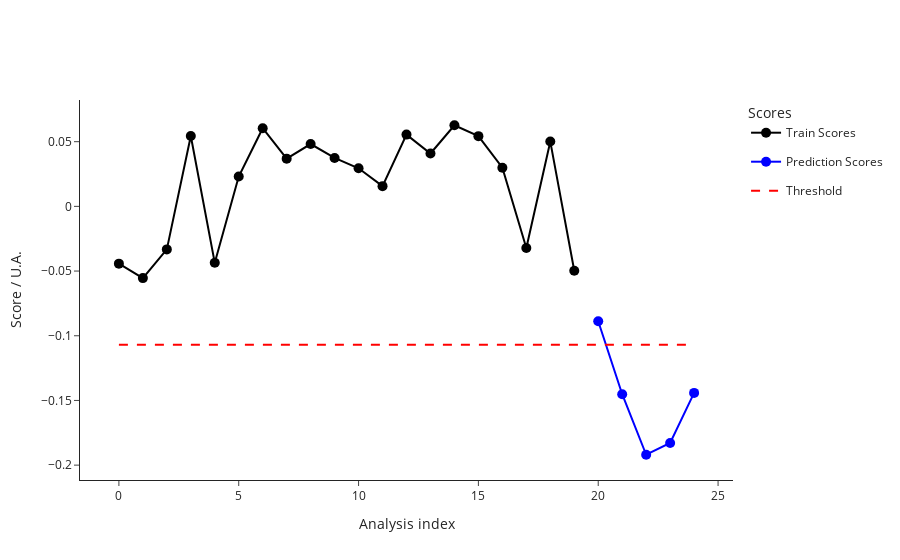

The cell this chart's notebook holds for it:
### Code cell
test2_data = pd.read_csv("dev/test2_features.csv")
test2_metadata = pd.read_csv("dev/test2_metadata.csv")
ana.predict(test2_data, test2_metadata)
outliers_test2 = ana.test_prediction_outliers()
print(outliers_test2)
fig_test2_scores = ana.plot_scores()
fig_test2_scores.write_image("dev/figures/fig_test2_scores.png", width=1100, height= 350, scale = 3)
fig_test2_scores.show()

### Figure 1 — Plotly figure (JSON) as saved in the notebook; plotly's stock layout.template omitted (floating-point values rounded to 4 significant figures)
{"data": [{"hovertemplate": ["<b>index: </b>18<br><b>name: </b>210812_Pac--005<br><b>path: </b>D:/ExtractedSignals\\210812_Pac 2021-08-12 10-30-07\\210812_Pac--005.D<br><b>batch: </b>210812_Pac 2021-08-12 10-30-07<br><b>batch_position: </b>5<br><b>idle_time: </b>39.0<br><b>sample: </b>NaCl 0,9%<br><b>method: </b>SAA_411_Pac.M<br><b>timestamp: </b>2021-08-12 10:50:23<br><b>detector: </b>G1315C<br><b>pump: </b>G7110B<br><b>start_time: </b>2021-08-12 10:50:57<br><b>end_time: </b>2021-08-12 10:54:57<br><b>runtime: </b>239.7000000000036", "<b>index: </b>19<br><b>name: </b>210812_Pac--006<br><b>path: </b>D:/ExtractedSignals\\210812_Pac 2021-08-12 10-30-07\\210812_Pac--006.D<br><b>batch: </b>210812_Pac 2021-08-12 10-30-07<br><b>batch_position: </b>6<br><b>idle_time: </b>39.0<br><b>sample: </b>Blank<br><b>method: </b>SAA_411_Pac.M<br><b>timestamp: </b>2021-08-12 10:55:02<br><b>detector: </b>G1315C<br><b>pump: </b>G7110B<br><b>start_time: </b>2021-08-12 10:55:36<br><b>end_time: </b>2021-08-12 10:59:36<br><b>runtime: </b>239.7000000000036", "<b>index: </b>20<br><b>name: </b>210812_Pac--007<br><b>path: </b>D:/ExtractedSignals\\210812_Pac 2021-08-12 10-30-07\\210812_Pac--007.D<br><b>batch: </b>210812_Pac 2021-08-12 10-30-07<br><b>batch_position: </b>7<br><b>idle_time: </b>39.0<br><b>sample: </b>0.025 mg/ml<br><b>method: </b>SAA_411_Pac.M<br><b>timestamp: </b>2021-08-12 10:59:41<br><b>detector: </b>G1315C<br><b>pump: </b>G7110B<br><b>start_time: </b>2021-08-12 11:00:15<br><b>end_time: </b>2021-08-12 11:04:15<br><b>runtime: </b>239.7000000000036", "<b>index: </b>21<br><b>name: </b>210812_Pac--008<br><b>path: </b>D:/ExtractedSignals\\210812_Pac 2021-08-12 10-30-07\\210812_Pac--008.D<br><b>batch: </b>210812_Pac 2021-08-12 10-30-07<br><b>batch_position: </b>8<br><b>idle_time: </b>39.0<br><b>sample: </b>Blank<br><b>method: </b>SAA_411_Pac.M<br><b>timestamp: </b>2021-08-12 11:04:20<br><b>detector: </b>G1315C<br><b>pump: </b>G7110B<br><b>start_time: </b>2021-08-12 11:04:54<br><b>end_time: </b>2021-08-12 11:08:54<br><b>runtime: </b>239.7000000000036", "<b>index: </b>22<br><b>name: </b>210812_Pac--009<br><b>path: </b>D:/ExtractedSignals\\210812_Pac 2021-08-12 10-30-07\\210812_Pac--009.D<br><b>batch: </b>210812_Pac 2021-08-12 10-30-07<br><b>batch_position: </b>9<br><b>idle_time: </b>38.0<br><b>sample: </b>210806/036 :10<br><b>method: </b>SAA_411_Pac.M<br><b>timestamp: </b>2021-08-12 11:08:59<br><b>detector: </b>G1315C<br><b>pump: </b>G7110B<br><b>start_time: </b>2021-08-12 11:09:32<br><b>end_time: </b>2021-08-12 11:13:32<br><b>runtime: </b>239.7000000000036", "<b>index: </b>23<br><b>name: </b>210812_Pac--010<br><b>path: </b>D:/ExtractedSignals\\210812_Pac 2021-08-12 10-30-07\\210812_Pac--010.D<br><b>batch: </b>210812_Pac 2021-08-12 10-30-07<br><b>batch_position: </b>10<br><b>idle_time: </b>39.0<br><b>sample: </b>210806/036 :10<br><b>method: </b>SAA_411_Pac.M<br><b>timestamp: </b>2021-08-12 11:13:37<br><b>detector: </b>G7110B<br><b>pump: </b>G7110B<br><b>start_time: </b>2021-08-12 11:14:11<br><b>end_time: </b>2021-08-12 11:18:11<br><b>runtime: </b>239.7000000000036", "<b>index: </b>24<br><b>name: </b>210812_Pac--011<br><b>path: </b>D:/ExtractedSignals\\210812_Pac 2021-08-12 10-30-07\\210812_Pac--011.D<br><b>batch: </b>210812_Pac 2021-08-12 10-30-07<br><b>batch_position: </b>11<br><b>idle_time: </b>39.0<br><b>sample: </b>210806/036 :10<br><b>method: </b>SAA_411_Pac.M<br><b>timestamp: </b>2021-08-12 11:18:16<br><b>detector: </b>G7110B<br><b>pump: </b>G7110B<br><b>start_time: </b>2021-08-12 11:18:50<br><b>end_time: </b>2021-08-12 11:22:50<br><b>runtime: </b>239.7000000000036", "<b>index: </b>25<br><b>name: </b>210812_Pac--012<br><b>path: </b>D:/ExtractedSignals\\210812_Pac 2021-08-12 10-30-07\\210812_Pac--012.D<br><b>batch: </b>210812_Pac 2021-08-12 10-30-07<br><b>batch_position: </b>12<br><b>idle_time: </b>39.0<br><b>sample: </b>Blank<br><b>method: </b>SAA_411_Pac.M<br><b>timestamp: </b>2021-08-12 11:22:55<br><b>detector: </b>G1315C<br><b>pump: </b>G7110B<br><b>start_time: </b>2021-08-12 11:23:29<br><b>end_time: </b>2021-08-12 11:27:29<br><b>runtime: </b>239.7000000000036", "<b>index: </b>26<br><b>name: </b>210812_Pac--013<br><b>path: </b>D:/ExtractedSignals\\210812_Pac 2021-08-12 10-30-07\\210812_Pac--013.D<br><b>batch: </b>210812_Pac 2021-08-12 10-30-07<br><b>batch_position: </b>13<br><b>idle_time: </b>39.0<br><b>sample: </b>0.025 mg/ml<br><b>method: </b>SAA_411_Pac.M<br><b>timestamp: </b>2021-08-12 11:27:34<br><b>detector: </b>G1315C<br><b>pump: </b>G7110B<br><b>start_time: </b>2021-08-12 11:28:08<br><b>end_time: </b>2021-08-12 11:32:08<br><b>runtime: </b>239.7000000000036", "<b>index: </b>27<br><b>name: </b>210812_Pac--014<br><b>path: </b>D:/ExtractedSignals\\210812_Pac 2021-08-12 10-30-07\\210812_Pac--014.D<br><b>batch: </b>210812_Pac 2021-08-12 10-30-07<br><b>batch_position: </b>14<br><b>idle_time: </b>38.0<br><b>sample: </b>Blank<br><b>method: </b>SAA_411_Pac.M<br><b>timestamp: </b>2021-08-12 11:32:13<br><b>detector: </b>G7110B<br><b>pump: </b>G7110B<br><b>start_time: </b>2021-08-12 11:32:46<br><b>end_time: </b>2021-08-12 11:36:47<br><b>runtime: </b>239.7000000000036", "<b>index: </b>51<br><b>name: </b>210813_Pac--005<br><b>path: </b>D:/ExtractedSignals\\210813_Pac 2021-08-13 10-37-27\\210813_Pac--005.D<br><b>batch: </b>210813_Pac 2021-08-13 10-37-27<br><b>batch_position: </b>5<br><b>idle_time: </b>39.0<br><b>sample: </b>NaCl 0,9%<br><b>method: </b>SAA_411_Pac.M<br><b>timestamp: </b>2021-08-13 10:57:52<br><b>detector: </b>G7110B<br><b>pump: </b>G7110B<br><b>start_time: </b>2021-08-13 10:58:26<br><b>end_time: </b>2021-08-13 11:02:27<br><b>runtime: </b>239.7000000000036", "<b>index: </b>52<br><b>name: </b>210813_Pac--006<br><b>path: </b>D:/ExtractedSignals\\210813_Pac 2021-08-13 10-37-27\\210813_Pac--006.D<br><b>batch: </b>210813_Pac 2021-08-13 10-37-27<br><b>batch_position: </b>6<br><b>idle_time: </b>38.0<br><b>sample: </b>Blank<br><b>method: </b>SAA_411_Pac.M<br><b>timestamp: </b>2021-08-13 11:02:31<br><b>detector: </b>G1315C<br><b>pump: </b>G7110B<br><b>start_time: </b>2021-08-13 11:03:05<br><b>end_time: </b>2021-08-13 11:07:06<br><b>runtime: </b>239.7000000000036", "<b>index: </b>53<br><b>name: </b>210813_Pac--007<br><b>path: </b>D:/ExtractedSignals\\210813_Pac 2021-08-13 10-37-27\\210813_Pac--007.D<br><b>batch: </b>210813_Pac 2021-08-13 10-37-27<br><b>batch_position: </b>7<br><b>idle_time: </b>38.0<br><b>sample: </b>0.025 mg/ml<br><b>method: </b>SAA_411_Pac.M<br><b>timestamp: </b>2021-08-13 11:07:10<br><b>detector: </b>G1315C<br><b>pump: </b>G7116B<br><b>start_time: </b>2021-08-13 11:07:44<br><b>end_time: </b>2021-08-13 11:11:45<br><b>runtime: </b>239.7000000000036", "<b>index: </b>54<br><b>name: </b>210813_Pac--008<br><b>path: </b>D:/ExtractedSignals\\210813_Pac 2021-08-13 10-37-27\\210813_Pac--008.D<br><b>batch: </b>210813_Pac 2021-08-13 10-37-27<br><b>batch_position: </b>8<br><b>idle_time: </b>38.0<br><b>sample: </b>Blank<br><b>method: </b>SAA_411_Pac.M<br><b>timestamp: </b>2021-08-13 11:11:49<br><b>detector: </b>G1315C<br><b>pump: </b>G7110B<br><b>start_time: </b>2021-08-13 11:12:23<br><b>end_time: </b>2021-08-13 11:16:23<br><b>runtime: </b>239.7000000000036", "<b>index: </b>55<br><b>name: </b>210813_Pac--009<br><b>path: </b>D:/ExtractedSignals\\210813_Pac 2021-08-13 10-37-27\\210813_Pac--009.D<br><b>batch: </b>210813_Pac 2021-08-13 10-37-27<br><b>batch_position: </b>9<br><b>idle_time: </b>39.0<br><b>sample: </b>210812/004 :20<br><b>method: </b>SAA_411_Pac.M<br><b>timestamp: </b>2021-08-13 11:16:28<br><b>detector: </b>G1315C<br><b>pump: </b>G7110B<br><b>start_time: </b>2021-08-13 11:17:02<br><b>end_time: </b>2021-08-13 11:21:03<br><b>runtime: </b>239.7000000000036", "<b>index: </b>56<br><b>name: </b>210813_Pac--010<br><b>path: </b>D:/ExtractedSignals\\210813_Pac 2021-08-13 10-37-27\\210813_Pac--010.D<br><b>batch: </b>210813_Pac 2021-08-13 10-37-27<br><b>batch_position: </b>10<br><b>idle_time: </b>38.0<br><b>sample: </b>210812/004 :20<br><b>method: </b>SAA_411_Pac.M<br><b>timestamp: </b>2021-08-13 11:21:08<br><b>detector: </b>G1315C<br><b>pump: </b>G7110B<br><b>start_time: </b>2021-08-13 11:21:41<br><b>end_time: </b>2021-08-13 11:25:42<br><b>runtime: </b>239.7000000000036", "<b>index: </b>57<br><b>name: </b>210813_Pac--011<br><b>path: </b>D:/ExtractedSignals\\210813_Pac 2021-08-13 10-37-27\\210813_Pac--011.D<br><b>batch: </b>210813_Pac 2021-08-13 10-37-27<br><b>batch_position: </b>11<br><b>idle_time: </b>39.0<br><b>sample: </b>210812/004 :20<br><b>method: </b>SAA_411_Pac.M<br><b>timestamp: </b>2021-08-13 11:25:46<br><b>detector: </b>G1315C<br><b>pump: </b>G7110B<br><b>start_time: </b>2021-08-13 11:26:21<br><b>end_time: </b>2021-08-13 11:30:21<br><b>runtime: </b>239.7000000000036", "<b>index: </b>58<br><b>name: </b>210813_Pac--012<br><b>path: </b>D:/ExtractedSignals\\210813_Pac 2021-08-13 10-37-27\\210813_Pac--012.D<br><b>batch: </b>210813_Pac 2021-08-13 10-37-27<br><b>batch_position: </b>12<br><b>idle_time: </b>38.0<br><b>sample: </b>Blank<br><b>method: </b>SAA_411_Pac.M<br><b>timestamp: </b>2021-08-13 11:30:26<br><b>detector: </b>G1315C<br><b>pump: </b>G7110B<br><b>start_time: </b>2021-08-13 11:30:59<br><b>end_time: </b>2021-08-13 11:34:59<br><b>runtime: </b>239.7000000000036", "<b>index: </b>59<br><b>name: </b>210813_Pac--013<br><b>path: </b>D:/ExtractedSignals\\210813_Pac 2021-08-13 10-37-27\\210813_Pac--013.D<br><b>batch: </b>210813_Pac 2021-08-13 10-37-27<br><b>batch_position: </b>13<br><b>idle_time: </b>39.0<br><b>sample: </b>0.025 mg/ml<br><b>method: </b>SAA_411_Pac.M<br><b>timestamp: </b>2021-08-13 11:35:04<br><b>detector: </b>G1315C<br><b>pump: </b>G7110B<br><b>start_time: </b>2021-08-13 11:35:38<br><b>end_time: </b>2021-08-13 11:39:38<br><b>runtime: </b>239.7000000000036", "<b>index: </b>60<br><b>name: </b>210813_Pac--014<br><b>path: </b>D:/ExtractedSignals\\210813_Pac 2021-08-13 10-37-27\\210813_Pac--014.D<br><b>batch: </b>210813_Pac 2021-08-13 10-37-27<br><b>batch_position: </b>14<br><b>idle_time: </b>38.0<br><b>sample: </b>Blank<br><b>method: </b>SAA_411_Pac.M<br><b>timestamp: </b>2021-08-13 11:39:43<br><b>detector: </b>G1315C<br><b>pump: </b>G7110B<br><b>start_time: </b>2021-08-13 11:40:16<br><b>end_time: </b>2021-08-13 11:44:17<br><b>runtime: </b>239.7000000000036"], "legendgroup": "Train", "line": {"color": "black"}, "marker": {"color": "black", "size": 10}, "mode": "lines+markers", "name": "Train Scores", "text": ["<b>index: </b>18<br><b>name: </b>210812_Pac--005<br><b>path: </b>D:/ExtractedSignals\\210812_Pac 2021-08-12 10-30-07\\210812_Pac--005.D<br><b>batch: </b>210812_Pac 2021-08-12 10-30-07<br><b>batch_position: </b>5<br><b>idle_time: </b>39.0<br><b>sample: </b>NaCl 0,9%<br><b>method: </b>SAA_411_Pac.M<br><b>timestamp: </b>2021-08-12 10:50:23<br><b>detector: </b>G1315C<br><b>pump: </b>G7110B<br><b>start_time: </b>2021-08-12 10:50:57<br><b>end_time: </b>2021-08-12 10:54:57<br><b>runtime: </b>239.7000000000036", "<b>index: </b>19<br><b>name: </b>210812_Pac--006<br><b>path: </b>D:/ExtractedSignals\\210812_Pac 2021-08-12 10-30-07\\210812_Pac--006.D<br><b>batch: </b>210812_Pac 2021-08-12 10-30-07<br><b>batch_position: </b>6<br><b>idle_time: </b>39.0<br><b>sample: </b>Blank<br><b>method: </b>SAA_411_Pac.M<br><b>timestamp: </b>2021-08-12 10:55:02<br><b>detector: </b>G1315C<br><b>pump: </b>G7110B<br><b>start_time: </b>2021-08-12 10:55:36<br><b>end_time: </b>2021-08-12 10:59:36<br><b>runtime: </b>239.7000000000036", "<b>index: </b>20<br><b>name: </b>210812_Pac--007<br><b>path: </b>D:/ExtractedSignals\\210812_Pac 2021-08-12 10-30-07\\210812_Pac--007.D<br><b>batch: </b>210812_Pac 2021-08-12 10-30-07<br><b>batch_position: </b>7<br><b>idle_time: </b>39.0<br><b>sample: </b>0.025 mg/ml<br><b>method: </b>SAA_411_Pac.M<br><b>timestamp: </b>2021-08-12 10:59:41<br><b>detector: </b>G1315C<br><b>pump: </b>G7110B<br><b>start_time: </b>2021-08-12 11:00:15<br><b>end_time: </b>2021-08-12 11:04:15<br><b>runtime: </b>239.7000000000036", "<b>index: </b>21<br><b>name: </b>210812_Pac--008<br><b>path: </b>D:/ExtractedSignals\\210812_Pac 2021-08-12 10-30-07\\210812_Pac--008.D<br><b>batch: </b>210812_Pac 2021-08-12 10-30-07<br><b>batch_position: </b>8<br><b>idle_time: </b>39.0<br><b>sample: </b>Blank<br><b>method: </b>SAA_411_Pac.M<br><b>timestamp: </b>2021-08-12 11:04:20<br><b>detector: </b>G1315C<br><b>pump: </b>G7110B<br><b>start_time: </b>2021-08-12 11:04:54<br><b>end_time: </b>2021-08-12 11:08:54<br><b>runtime: </b>239.7000000000036", "<b>index: </b>22<br><b>name: </b>210812_Pac--009<br><b>path: </b>D:/ExtractedSignals\\210812_Pac 2021-08-12 10-30-07\\210812_Pac--009.D<br><b>batch: </b>210812_Pac 2021-08-12 10-30-07<br><b>batch_position: </b>9<br><b>idle_time: </b>38.0<br><b>sample: </b>210806/036 :10<br><b>method: </b>SAA_411_Pac.M<br><b>timestamp: </b>2021-08-12 11:08:59<br><b>detector: </b>G1315C<br><b>pump: </b>G7110B<br><b>start_time: </b>2021-08-12 11:09:32<br><b>end_time: </b>2021-08-12 11:13:32<br><b>runtime: </b>239.7000000000036", "<b>index: </b>23<br><b>name: </b>210812_Pac--010<br><b>path: </b>D:/ExtractedSignals\\210812_Pac 2021-08-12 10-30-07\\210812_Pac--010.D<br><b>batch: </b>210812_Pac 2021-08-12 10-30-07<br><b>batch_position: </b>10<br><b>idle_time: </b>39.0<br><b>sample: </b>210806/036 :10<br><b>method: </b>SAA_411_Pac.M<br><b>timestamp: </b>2021-08-12 11:13:37<br><b>detector: </b>G7110B<br><b>pump: </b>G7110B<br><b>start_time: </b>2021-08-12 11:14:11<br><b>end_time: </b>2021-08-12 11:18:11<br><b>runtime: </b>239.7000000000036", "<b>index: </b>24<br><b>name: </b>210812_Pac--011<br><b>path: </b>D:/ExtractedSignals\\210812_Pac 2021-08-12 10-30-07\\210812_Pac--011.D<br><b>batch: </b>210812_Pac 2021-08-12 10-30-07<br><b>batch_position: </b>11<br><b>idle_time: </b>39.0<br><b>sample: </b>210806/036 :10<br><b>method: </b>SAA_411_Pac.M<br><b>timestamp: </b>2021-08-12 11:18:16<br><b>detector: </b>G7110B<br><b>pump: </b>G7110B<br><b>start_time: </b>2021-08-12 11:18:50<br><b>end_time: </b>2021-08-12 11:22:50<br><b>runtime: </b>239.7000000000036", "<b>index: </b>25<br><b>name: </b>210812_Pac--012<br><b>path: </b>D:/ExtractedSignals\\210812_Pac 2021-08-12 10-30-07\\210812_Pac--012.D<br><b>batch: </b>210812_Pac 2021-08-12 10-30-07<br><b>batch_position: </b>12<br><b>idle_time: </b>39.0<br><b>sample: </b>Blank<br><b>method: </b>SAA_411_Pac.M<br><b>timestamp: </b>2021-08-12 11:22:55<br><b>detector: </b>G1315C<br><b>pump: </b>G7110B<br><b>start_time: </b>2021-08-12 11:23:29<br><b>end_time: </b>2021-08-12 11:27:29<br><b>runtime: </b>239.7000000000036", "<b>index: </b>26<br><b>name: </b>210812_Pac--013<br><b>path: </b>D:/ExtractedSignals\\210812_Pac 2021-08-12 10-30-07\\210812_Pac--013.D<br><b>batch: </b>210812_Pac 2021-08-12 10-30-07<br><b>batch_position: </b>13<br><b>idle_time: </b>39.0<br><b>sample: </b>0.025 mg/ml<br><b>method: </b>SAA_411_Pac.M<br><b>timestamp: </b>2021-08-12 11:27:34<br><b>detector: </b>G1315C<br><b>pump: </b>G7110B<br><b>start_time: </b>2021-08-12 11:28:08<br><b>end_time: </b>2021-08-12 11:32:08<br><b>runtime: </b>239.7000000000036", "<b>index: </b>27<br><b>name: </b>210812_Pac--014<br><b>path: </b>D:/ExtractedSignals\\210812_Pac 2021-08-12 10-30-07\\210812_Pac--014.D<br><b>batch: </b>210812_Pac 2021-08-12 10-30-07<br><b>batch_position: </b>14<br><b>idle_time: </b>38.0<br><b>sample: </b>Blank<br><b>method: </b>SAA_411_Pac.M<br><b>timestamp: </b>2021-08-12 11:32:13<br><b>detector: </b>G7110B<br><b>pump: </b>G7110B<br><b>start_time: </b>2021-08-12 11:32:46<br><b>end_time: </b>2021-08-12 11:36:47<br><b>runtime: </b>239.7000000000036", "<b>index: </b>51<br><b>name: </b>210813_Pac--005<br><b>path: </b>D:/ExtractedSignals\\210813_Pac 2021-08-13 10-37-27\\210813_Pac--005.D<br><b>batch: </b>210813_Pac 2021-08-13 10-37-27<br><b>batch_position: </b>5<br><b>idle_time: </b>39.0<br><b>sample: </b>NaCl 0,9%<br><b>method: </b>SAA_411_Pac.M<br><b>timestamp: </b>2021-08-13 10:57:52<br><b>detector: </b>G7110B<br><b>pump: </b>G7110B<br><b>start_time: </b>2021-08-13 10:58:26<br><b>end_time: </b>2021-08-13 11:02:27<br><b>runtime: </b>239.7000000000036", "<b>index: </b>52<br><b>name: </b>210813_Pac--006<br><b>path: </b>D:/ExtractedSignals\\210813_Pac 2021-08-13 10-37-27\\210813_Pac--006.D<br><b>batch: </b>210813_Pac 2021-08-13 10-37-27<br><b>batch_position: </b>6<br><b>idle_time: </b>38.0<br><b>sample: </b>Blank<br><b>method: </b>SAA_411_Pac.M<br><b>timestamp: </b>2021-08-13 11:02:31<br><b>detector: </b>G1315C<br><b>pump: </b>G7110B<br><b>start_time: </b>2021-08-13 11:03:05<br><b>end_time: </b>2021-08-13 11:07:06<br><b>runtime: </b>239.7000000000036", "<b>index: </b>53<br><b>name: </b>210813_Pac--007<br><b>path: </b>D:/ExtractedSignals\\210813_Pac 2021-08-13 10-37-27\\210813_Pac--007.D<br><b>batch: </b>210813_Pac 2021-08-13 10-37-27<br><b>batch_position: </b>7<br><b>idle_time: </b>38.0<br><b>sample: </b>0.025 mg/ml<br><b>method: </b>SAA_411_Pac.M<br><b>timestamp: </b>2021-08-13 11:07:10<br><b>detector: </b>G1315C<br><b>pump: </b>G7116B<br><b>start_time: </b>2021-08-13 11:07:44<br><b>end_time: </b>2021-08-13 11:11:45<br><b>runtime: </b>239.7000000000036", "<b>index: </b>54<br><b>name: </b>210813_Pac--008<br><b>path: </b>D:/ExtractedSignals\\210813_Pac 2021-08-13 10-37-27\\210813_Pac--008.D<br><b>batch: </b>210813_Pac 2021-08-13 10-37-27<br><b>batch_position: </b>8<br><b>idle_time: </b>38.0<br><b>sample: </b>Blank<br><b>method: </b>SAA_411_Pac.M<br><b>timestamp: </b>2021-08-13 11:11:49<br><b>detector: </b>G1315C<br><b>pump: </b>G7110B<br><b>start_time: </b>2021-08-13 11:12:23<br><b>end_time: </b>2021-08-13 11:16:23<br><b>runtime: </b>239.7000000000036", "<b>index: </b>55<br><b>name: </b>210813_Pac--009<br><b>path: </b>D:/ExtractedSignals\\210813_Pac 2021-08-13 10-37-27\\210813_Pac--009.D<br><b>batch: </b>210813_Pac 2021-08-13 10-37-27<br><b>batch_position: </b>9<br><b>idle_time: </b>39.0<br><b>sample: </b>210812/004 :20<br><b>method: </b>SAA_411_Pac.M<br><b>timestamp: </b>2021-08-13 11:16:28<br><b>detector: </b>G1315C<br><b>pump: </b>G7110B<br><b>start_time: </b>2021-08-13 11:17:02<br><b>end_time: </b>2021-08-13 11:21:03<br><b>runtime: </b>239.7000000000036", "<b>index: </b>56<br><b>name: </b>210813_Pac--010<br><b>path: </b>D:/ExtractedSignals\\210813_Pac 2021-08-13 10-37-27\\210813_Pac--010.D<br><b>batch: </b>210813_Pac 2021-08-13 10-37-27<br><b>batch_position: </b>10<br><b>idle_time: </b>38.0<br><b>sample: </b>210812/004 :20<br><b>method: </b>SAA_411_Pac.M<br><b>timestamp: </b>2021-08-13 11:21:08<br><b>detector: </b>G1315C<br><b>pump: </b>G7110B<br><b>start_time: </b>2021-08-13 11:21:41<br><b>end_time: </b>2021-08-13 11:25:42<br><b>runtime: </b>239.7000000000036", "<b>index: </b>57<br><b>name: </b>210813_Pac--011<br><b>path: </b>D:/ExtractedSignals\\210813_Pac 2021-08-13 10-37-27\\210813_Pac--011.D<br><b>batch: </b>210813_Pac 2021-08-13 10-37-27<br><b>batch_position: </b>11<br><b>idle_time: </b>39.0<br><b>sample: </b>210812/004 :20<br><b>method: </b>SAA_411_Pac.M<br><b>timestamp: </b>2021-08-13 11:25:46<br><b>detector: </b>G1315C<br><b>pump: </b>G7110B<br><b>start_time: </b>2021-08-13 11:26:21<br><b>end_time: </b>2021-08-13 11:30:21<br><b>runtime: </b>239.7000000000036", "<b>index: </b>58<br><b>name: </b>210813_Pac--012<br><b>path: </b>D:/ExtractedSignals\\210813_Pac 2021-08-13 10-37-27\\210813_Pac--012.D<br><b>batch: </b>210813_Pac 2021-08-13 10-37-27<br><b>batch_position: </b>12<br><b>idle_time: </b>38.0<br><b>sample: </b>Blank<br><b>method: </b>SAA_411_Pac.M<br><b>timestamp: </b>2021-08-13 11:30:26<br><b>detector: </b>G1315C<br><b>pump: </b>G7110B<br><b>start_time: </b>2021-08-13 11:30:59<br><b>end_time: </b>2021-08-13 11:34:59<br><b>runtime: </b>239.7000000000036", "<b>index: </b>59<br><b>name: </b>210813_Pac--013<br><b>path: </b>D:/ExtractedSignals\\210813_Pac 2021-08-13 10-37-27\\210813_Pac--013.D<br><b>batch: </b>210813_Pac 2021-08-13 10-37-27<br><b>batch_position: </b>13<br><b>idle_time: </b>39.0<br><b>sample: </b>0.025 mg/ml<br><b>method: </b>SAA_411_Pac.M<br><b>timestamp: </b>2021-08-13 11:35:04<br><b>detector: </b>G1315C<br><b>pump: </b>G7110B<br><b>start_time: </b>2021-08-13 11:35:38<br><b>end_time: </b>2021-08-13 11:39:38<br><b>runtime: </b>239.7000000000036", "<b>index: </b>60<br><b>name: </b>210813_Pac--014<br><b>path: </b>D:/ExtractedSignals\\210813_Pac 2021-08-13 10-37-27\\210813_Pac--014.D<br><b>batch: </b>210813_Pac 2021-08-13 10-37-27<br><b>batch_position: </b>14<br><b>idle_time: </b>38.0<br><b>sample: </b>Blank<br><b>method: </b>SAA_411_Pac.M<br><b>timestamp: </b>2021-08-13 11:39:43<br><b>detector: </b>G1315C<br><b>pump: </b>G7110B<br><b>start_time: </b>2021-08-13 11:40:16<br><b>end_time: </b>2021-08-13 11:44:17<br><b>runtime: </b>239.7000000000036"], "type": "scatter", "x": [0, 1, 2, 3, 4, 5, 6, 7, 8, 9, 10, 11, 12, 13, 14, 15, 16, 17, 18, 19], "y": [-0.04426, -0.05545, -0.03327, 0.05437, -0.04364, 0.02309, 0.06039, 0.03688, 0.04818, 0.03741, 0.02943, 0.01562, 0.05547, 0.04086, 0.0627, 0.05429, 0.02989, -0.03216, 0.05009, -0.04973]}, {"hovertemplate": ["<b>index: </b>266<br><b>name: </b>210910_Pac<br><b>path: </b>D:/ExtractedSignals\\210910_Pac 2021-09-10 14-25-54\\210910_Pac.D<br><b>batch: </b>210910_Pac 2021-09-10 14-25-54<br><b>batch_position: </b>1<br><b>idle_time: </b>142.0<br><b>sample: </b>Blank<br><b>method: </b>SAA_411_Pac.M<br><b>timestamp: </b>2021-09-10 14:25:59<br><b>detector: </b>G1315C<br><b>pump: </b>G7110B<br><b>start_time: </b>2021-09-10 14:28:06<br><b>end_time: </b>2021-09-10 14:32:06<br><b>runtime: </b>239.7000000000036", "<b>index: </b>47<br><b>name: </b>210813_Pac<br><b>path: </b>D:/ExtractedSignals\\210813_Pac 2021-08-13 10-37-27\\210813_Pac.D<br><b>batch: </b>210813_Pac 2021-08-13 10-37-27<br><b>batch_position: </b>1<br><b>idle_time: </b>5673.0<br><b>sample: </b>Blank<br><b>method: </b>SAA_411_Pac.M<br><b>timestamp: </b>2021-08-13 10:37:33<br><b>detector: </b>G7110B<br><b>pump: </b>G7110B<br><b>start_time: </b>2021-08-13 10:39:51<br><b>end_time: </b>2021-08-13 10:43:51<br><b>runtime: </b>239.7000000000036", "<b>index: </b>17<br><b>name: </b>210812_Pac--004<br><b>path: </b>D:/ExtractedSignals\\210812_Pac 2021-08-12 10-30-07\\210812_Pac--004.D<br><b>batch: </b>210812_Pac 2021-08-12 10-30-07<br><b>batch_position: </b>4<br><b>idle_time: </b>39.0<br><b>sample: </b>Blank<br><b>method: </b>SAA_411_Pac.M<br><b>timestamp: </b>2021-08-12 10:45:44<br><b>detector: </b>G1315C<br><b>pump: </b>G7110B<br><b>start_time: </b>2021-08-12 10:46:18<br><b>end_time: </b>2021-08-12 10:50:18<br><b>runtime: </b>239.7000000000036", "<b>index: </b>116<br><b>name: </b>210819_Pac<br><b>path: </b>D:/ExtractedSignals\\210819_Pac 2021-08-19 15-50-49\\210819_Pac.D<br><b>batch: </b>210819_Pac 2021-08-19 15-50-49<br><b>batch_position: </b>1<br><b>idle_time: </b>163.0<br><b>sample: </b>Blank<br><b>method: </b>SAA_411_Pac.M<br><b>timestamp: </b>2021-08-19 15:50:54<br><b>detector: </b>G1315C<br><b>pump: </b>G7116B<br><b>start_time: </b>2021-08-19 15:53:24<br><b>end_time: </b>2021-08-19 15:57:24<br><b>runtime: </b>239.7000000000036", "<b>index: </b>16<br><b>name: </b>210812_Pac--003<br><b>path: </b>D:/ExtractedSignals\\210812_Pac 2021-08-12 10-30-07\\210812_Pac--003.D<br><b>batch: </b>210812_Pac 2021-08-12 10-30-07<br><b>batch_position: </b>3<br><b>idle_time: </b>39.0<br><b>sample: </b>Blank<br><b>method: </b>SAA_411_Pac.M<br><b>timestamp: </b>2021-08-12 10:41:05<br><b>detector: </b>G1315C<br><b>pump: </b>G7110B<br><b>start_time: </b>2021-08-12 10:41:39<br><b>end_time: </b>2021-08-12 10:45:39<br><b>runtime: </b>239.7000000000036"], "legendgroup": "Prediction", "line": {"color": "blue"}, "marker": {"color": "blue", "size": 10}, "mode": "lines+markers", "name": "Prediction Scores", "text": ["<b>index: </b>266<br><b>name: </b>210910_Pac<br><b>path: </b>D:/ExtractedSignals\\210910_Pac 2021-09-10 14-25-54\\210910_Pac.D<br><b>batch: </b>210910_Pac 2021-09-10 14-25-54<br><b>batch_position: </b>1<br><b>idle_time: </b>142.0<br><b>sample: </b>Blank<br><b>method: </b>SAA_411_Pac.M<br><b>timestamp: </b>2021-09-10 14:25:59<br><b>detector: </b>G1315C<br><b>pump: </b>G7110B<br><b>start_time: </b>2021-09-10 14:28:06<br><b>end_time: </b>2021-09-10 14:32:06<br><b>runtime: </b>239.7000000000036", "<b>index: </b>47<br><b>name: </b>210813_Pac<br><b>path: </b>D:/ExtractedSignals\\210813_Pac 2021-08-13 10-37-27\\210813_Pac.D<br><b>batch: </b>210813_Pac 2021-08-13 10-37-27<br><b>batch_position: </b>1<br><b>idle_time: </b>5673.0<br><b>sample: </b>Blank<br><b>method: </b>SAA_411_Pac.M<br><b>timestamp: </b>2021-08-13 10:37:33<br><b>detector: </b>G7110B<br><b>pump: </b>G7110B<br><b>start_time: </b>2021-08-13 10:39:51<br><b>end_time: </b>2021-08-13 10:43:51<br><b>runtime: </b>239.7000000000036", "<b>index: </b>17<br><b>name: </b>210812_Pac--004<br><b>path: </b>D:/ExtractedSignals\\210812_Pac 2021-08-12 10-30-07\\210812_Pac--004.D<br><b>batch: </b>210812_Pac 2021-08-12 10-30-07<br><b>batch_position: </b>4<br><b>idle_time: </b>39.0<br><b>sample: </b>Blank<br><b>method: </b>SAA_411_Pac.M<br><b>timestamp: </b>2021-08-12 10:45:44<br><b>detector: </b>G1315C<br><b>pump: </b>G7110B<br><b>start_time: </b>2021-08-12 10:46:18<br><b>end_time: </b>2021-08-12 10:50:18<br><b>runtime: </b>239.7000000000036", "<b>index: </b>116<br><b>name: </b>210819_Pac<br><b>path: </b>D:/ExtractedSignals\\210819_Pac 2021-08-19 15-50-49\\210819_Pac.D<br><b>batch: </b>210819_Pac 2021-08-19 15-50-49<br><b>batch_position: </b>1<br><b>idle_time: </b>163.0<br><b>sample: </b>Blank<br><b>method: </b>SAA_411_Pac.M<br><b>timestamp: </b>2021-08-19 15:50:54<br><b>detector: </b>G1315C<br><b>pump: </b>G7116B<br><b>start_time: </b>2021-08-19 15:53:24<br><b>end_time: </b>2021-08-19 15:57:24<br><b>runtime: </b>239.7000000000036", "<b>index: </b>16<br><b>name: </b>210812_Pac--003<br><b>path: </b>D:/ExtractedSignals\\210812_Pac 2021-08-12 10-30-07\\210812_Pac--003.D<br><b>batch: </b>210812_Pac 2021-08-12 10-30-07<br><b>batch_position: </b>3<br><b>idle_time: </b>39.0<br><b>sample: </b>Blank<br><b>method: </b>SAA_411_Pac.M<br><b>timestamp: </b>2021-08-12 10:41:05<br><b>detector: </b>G1315C<br><b>pump: </b>G7110B<br><b>start_time: </b>2021-08-12 10:41:39<br><b>end_time: </b>2021-08-12 10:45:39<br><b>runtime: </b>239.7000000000036"], "type": "scatter", "x": [20, 21, 22, 23, 24], "y": [-0.08882, -0.1452, -0.192, -0.1829, -0.1442]}, {"legendgroup": "Threshold", "line": {"color": "red", "dash": "dash"}, "mode": "lines", "name": "Threshold", "type": "scatter", "x": [0, 24], "y": [-0.1069, -0.1069]}], "layout": {"legend": {"title": {"text": "Scores"}}, "xaxis": {"title": {"text": "Analysis index"}}, "yaxis": {"title": {"text": "Score / U.A."}}}}
